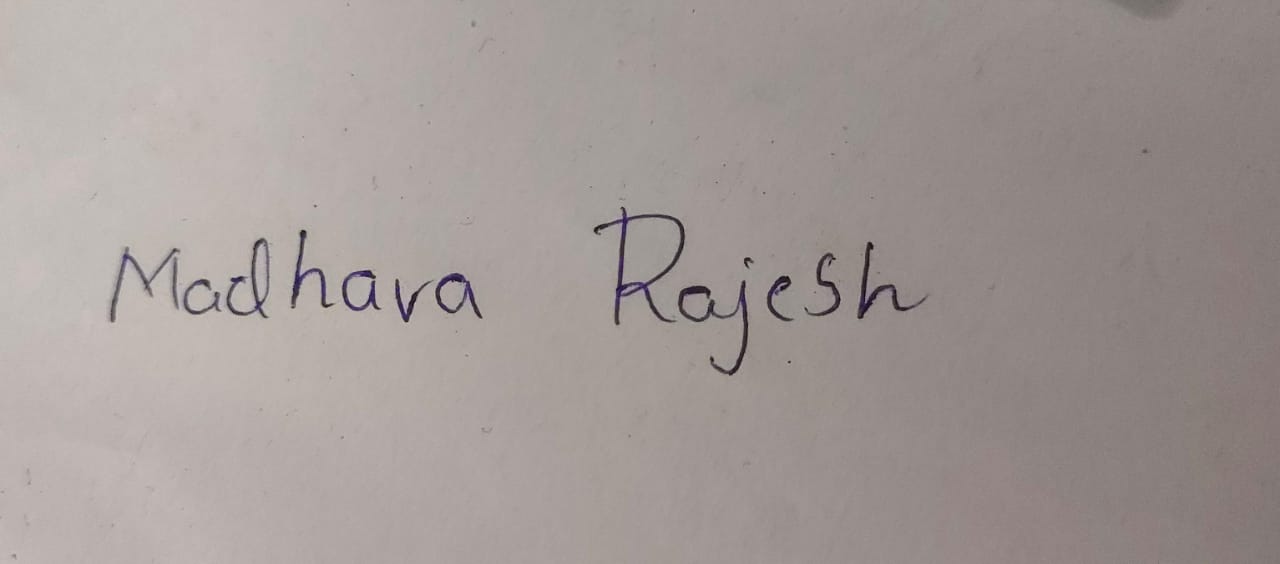
#> input picture Madhava Rajesh Katuri.jpeg, 1280 x 564 px
$ jupyter execute --allow-errors Handwritten_Character_Recognition.ipynb   (shell and % lines are left out)
#> lines starting #> are read from the running program, lines starting #| are printed output that depends on the picture; after the words box and inside, x2 and y2 are one past the last pixel; in counts of white or black regions, pixels touching at a corner belong together
Importing Libraries

[cell 1]
import cv2
from time import sleep
import shutil
import os
import random
try:
 from PIL import Image
except ImportError:
 import Image
from matplotlib import pyplot as plt
import numpy as np
from google.colab.patches import cv2_imshow
import time
import ipyplot
import numpy as np
import pandas as pd
import tensorflow as tf
from tensorflow.python.keras import layers # https://github.com/tensorflow/tensorflow/issues/26813

Input Image

[cell 2]
def threshold__img(img,threshold):
  binary = np.where(img < threshold, 0, 255).astype(np.uint8) # threshold
  return binary

path = input(print("Enter path of image"))
#> the answer given: Madhava Rajesh Katuri.jpeg
img = cv2.imread(path,0)
#> img: shape (564, 1280); min 6, max 200, mean 156.5
img = img.astype(np.uint8)
cv2_imshow(img)
plt.hist(img.ravel(),256,[0,256]); plt.title("Histogram of image"); # change value accordingly
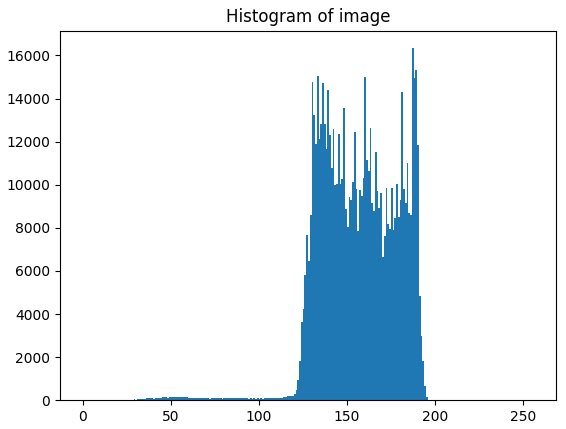
#> figure drawn by matplotlib, 1 panel; tallest bar 16336 high, from x = 187 to 188

Range of Thresholding

[cell 3]
print("Input range for thresholding")
#> (the rest of this cell did not finish here and is left out)

Binary Image

[cell 4]
kernel = np.ones((5,5), np.uint8)


img_erosion = cv2.erode(img, kernel, iterations=1)
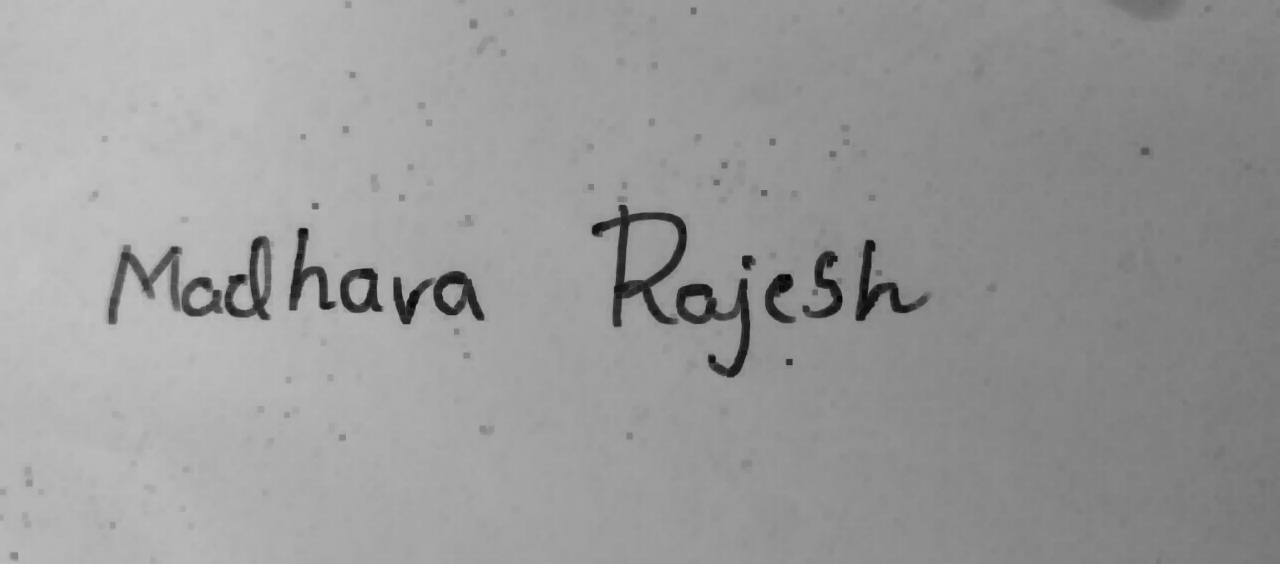
#> img_erosion: shape (564, 1280); min 6, max 194, mean 153.5
img_dilation = cv2.dilate(img, kernel, iterations=1)
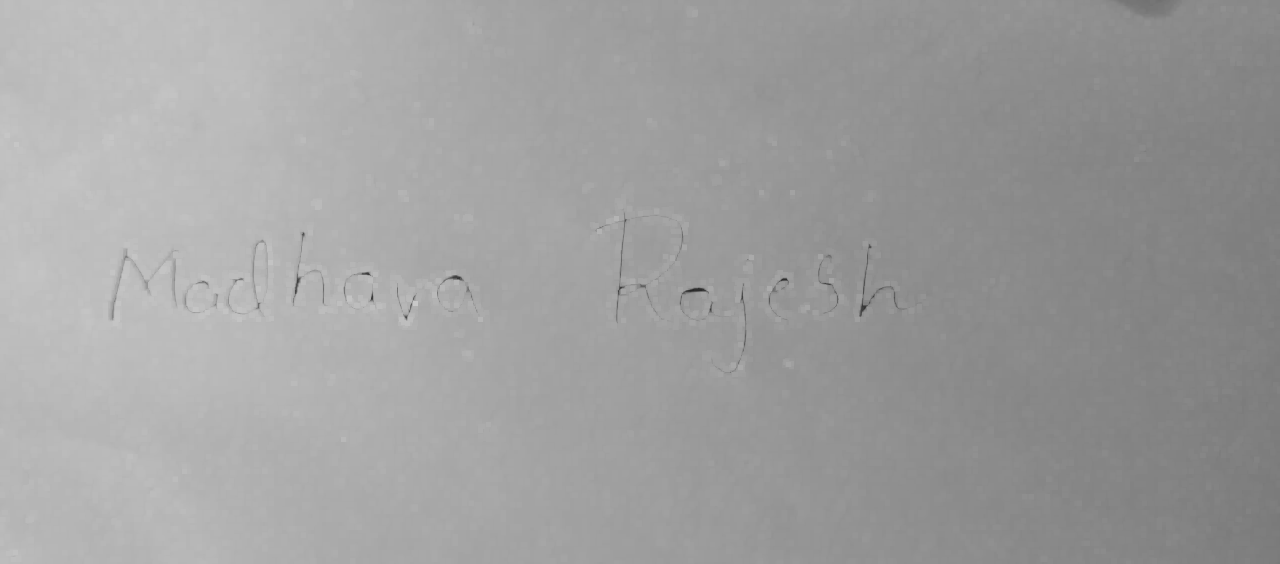
#> img_dilation: shape (564, 1280); min 39, max 200, mean 159.1

# cv2_imshow(img)
# cv2_imshow(img_erosion)
# cv2_imshow(img_dilation)

binary=threshold__img(img_erosion.copy(),int(input(print("Enter Threshold Value"))))
#| Enter Threshold Value
#> the answer given: 100
#> in threshold__img, `binary = np.where(img < threshold, 0, 255).astype(np.uint8)`:
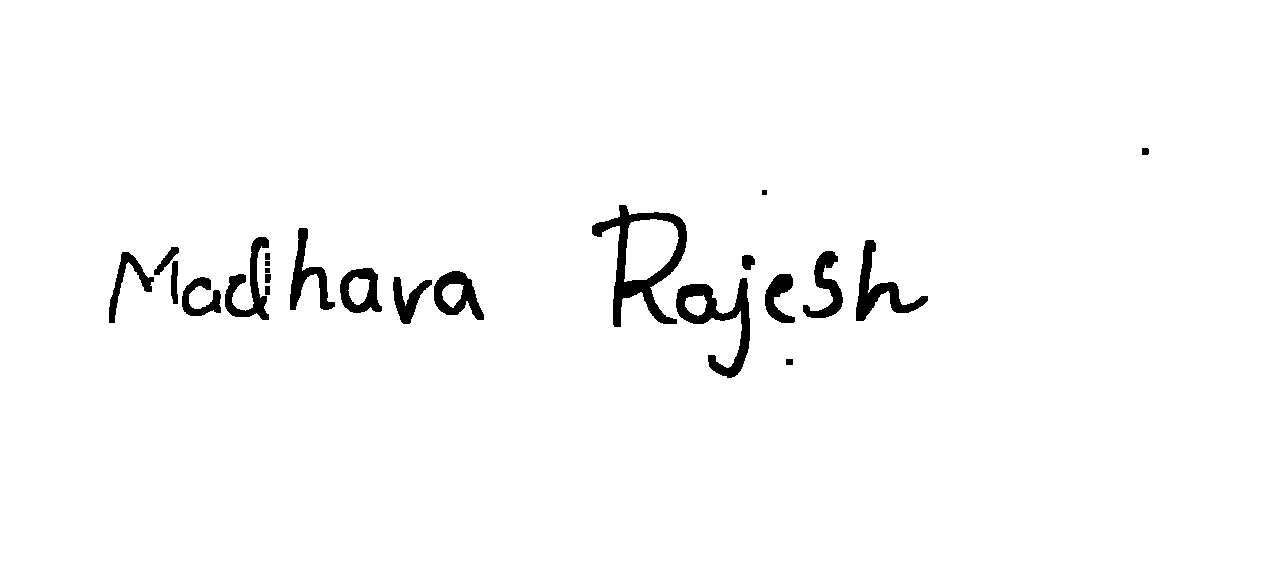
#> binary: shape (564, 1280); 97.6% white; 23 black regions, largest, box (x1, y1, x2, y2) and area: (592, 205, 687, 327) 3186, (676, 278, 750, 378) 2401, (856, 240, 928, 321) 1635
# cv2_imshow(binary)

opening = cv2.morphologyEx(binary.copy(), cv2.MORPH_OPEN, kernel)
#> opening: shape (564, 1280); 97.6% white; 14 black regions, largest, box (x1, y1, x2, y2) and area: (592, 205, 687, 327) 3205, (154, 237, 271, 320) 2909, (676, 278, 750, 378) 2441
closing = cv2.morphologyEx(opening.copy(), cv2.MORPH_CLOSE, kernel)
#> closing: shape (564, 1280); 97.6% white; 16 black regions, largest, box (x1, y1, x2, y2) and area: (592, 205, 687, 327) 3205, (154, 237, 269, 320) 2691, (676, 278, 750, 378) 2441

# cv2_imshow(opening)
# cv2_imshow(closing)

binary=closing.copy()
cv2_imshow(binary)

Using pytesseract for line and word segmentation

[cell 5]
import pytesseract
import shutil
import os
import random
try:
 from PIL import Image
except ImportError:
 import Image
import ipyplot
from pytesseract import Output
import cv2
from pytesseract.pytesseract import Output
from matplotlib import pyplot as plt
import numpy as np
from google.colab.patches import cv2_imshow
import time

img_directory =None # To Undo work
word_flag=line_flag=False#-
line_images = []
word_images = []
level_wise_images = []
line=[]#-
word=[]#-
LEVEL1 = PAGE = 1
LEVEL2 = BLOCK = 2
LEVEL3 = PARAGRAPH =3
LEVEL4 = LINE = 4
LEVEL5 = WORD = 5


def psm_string(value):
  '''
  0    Orientation and script detection (OSD) only.
  1    Automatic page segmentation with OSD.
  2    Automatic page segmentation, but no OSD, or OCR.
  3    Fully automatic page segmentation, but no OSD. (Default)
  4    Assume a single column of text of variable sizes.
  5    Assume a single uniform block of vertically aligned text.
  6    Assume a single uniform block of text.
  7    Treat the image as a single text line.
  8    Treat the image as a single word.
  9    Treat the image as a single word in a circle.
 10    Treat the image as a single character.
 11    Sparse text. Find as much text as possible in no particular order.
 12    Sparse text with OSD.
 13    Raw line. Treat the image as a single text line,
			bypassing hacks that are Tesseract-specific.
  '''
  return str('--psm '+str(value))

# [246 lines left out: functions threshold_img, indices_of_level, cropped_image_to_data, labels_image_to_data, draw_boxes, save_levewise_images_into_direcotry, not called in this run]

def tesseract(path= None,img= None,psm = 3,image_to_boxes=False,threshold =True,level =0,directory=None,resize_dilation =False):
  if (path is None or path =="") and img is None:
    return 0
  try:
    global level_wise_images
    level_wise_images.clear() # clear list

    # preprocessing
    if path:
      original = cv2.imread(path,0)
    elif img is not None:
      original = img.copy()

    if threshold:
      binary = threshold_img(original.copy())
      binary = np.array(binary,dtype=np.uint8)
    else :
      binary = original.copy()
      binary = np.array(binary,dtype=np.uint8)

    # resize # can be removed
    if resize_dilation:
      kernel = np.zeros((3,3),np.uint8)
      dilation = cv2.dilate(255-binary,kernel,iterations = 15)
      binary = cv2.resize(255-dilation, None, fx=2, fy=2, interpolation=cv2.INTER_CUBIC)
      original = cv2.resize(original, None, fx=2, fy=2, interpolation=cv2.INTER_CUBIC)

    # [9 lines of commented-out code are left out]
    original_ =original.copy()
    binary_ = binary.copy()
    # https://stackoverflow.com/questions/20831612/getting-the-bounding-box-of-the-recognized-words-using-python-tesseract#:~:text=Use%20pytesseract.image_to_data()
    if not image_to_boxes:
       # https://stackoverflow.com/questions/44619077/pytesseract-ocr-multiple-config-options#:~:text=tesseract%2D4.0.0a%20supports%20below%20psm.%20If%20you%20want%20to%20have%20single%20character%20recognition%2C%20set%20psm%20%3D%2010
      try:
        d = pytesseract.image_to_data(binary_,output_type=Output.DICT,config=str("-c tessedit_char_whitelist=0123456789ABCDEFGHIJKLMNOPQRSTUVWXYZabcdefghijklmnopqrstuvwxyz "+psm_string(psm)))
      except Exception as e:
        print("Error occureed in 'if not image_to_boxes:' block:",e)
    else:
      d = pytesseract.image_to_boxes(binary_,output_type=Output.DICT,config=str("-c tessedit_char_whitelist=0123456789ABCDEFGHIJKLMNOPQRSTUVWXYZabcdefghijklmnopqrstuvwxyz "+psm_string(psm)))#-
    # print()
    # print("image_to_data dictionary:")
    for j,i in enumerate(d):#-
      if j <(len(d)-1):#-
        # print("\t",i,d[i],len(d[i]))
        pass

    if level ==0:
      for i in range(1,6):
        draw_boxes(original_.copy(),d,level=i)
    else:
      draw_boxes(original.copy(),d,level=level)

    # print()
    labels =labels_image_to_data(d)
    level_indices = indices_of_level(d)
    cropped=cropped_image_to_data(binary.copy(),d,labels,level_indices=level_indices) # Send appropriate image to function
    save_levewise_images_into_direcotry(img =original.copy(),d=d,level_indices=level_indices,cropped=cropped,parent_directory=None,level=level,labels=labels)#-
    # ipyplot.plot_images(cropped,labels=labels1,max_images=80,force_b64=True,img_width=200)

    return original,binary,original_,binary_,labels,cropped,d
  except:
    return 0

Page to lines

[cell 6]
# for line images

def pages_to_lines(img):
  global level_wise_images,line_images
  line_images.clear()
  line_flag=True #-
  word_flag=False #-
  tesseract(img=img,threshold=False,psm =12,level=LINE)
  line_images = level_wise_images.copy()
  level_wise_images.clear()

Line to words

[cell 7]
# for word images
def line_to_words(img):
  global level_wise_images,line_images,word_images
  line_flag =False#-
  word_images.clear()
  word_flag=True #-
  for i in line_images: # lines
    level_wise_images.clear()
    tesseract(img=img,psm =7,threshold =False,level=WORD)
    word_images.append(level_wise_images.copy())
  level_wise_images.clear()

Words to Character function

[cell 8]
from skimage.filters import threshold_otsu

# [83 lines left out: function word_to_characeters, not called in this run]

Character Image Pre-processing

[cell 9]
# [81 lines left out: functions vertical_projection_plt, crop_image_remove_white, overlay_image_centre, character_preprocessing, not called in this run]

Download pre-trained models

[cell 10]
# https://stackoverflow.com/questions/65099766/is-there-a-way-to-download-data-from-a-public-link-to-google-colab

Predict Output from model

[cell 11]
new_model = None
choice = None
def model_choice(model=1):
  global new_model,choice,binary_model
  choice=model
  if model == 1:
    if binary_model:
      new_model = tf.keras.models.load_model('/content/EMNIST 47 classes Augmented binary loss 0.4645 - accuracy 0.8708.h5')
    else:
      new_model = tf.keras.models.load_model('/content/emnist bymerge.h5')
  elif model == 2:
    new_model = tf.keras.models.load_model('/content/capital_letters.h5')
  elif model == 3:
    if binary_model:
      new_model = tf.keras.models.load_model('/content/mnist binary loss 0.0843 - accuracy 0.9745.h5')
    else:
      new_model = tf.keras.models.load_model('/content/Copy of model 0.9826 mnist.h5')
  elif model == 4:
    # new_model = tf.keras.models.load_model('/content/EMNIST letters small capital Augmented binary loss 0.3429 - accuracy 0.9061.h5')
    new_model = tf.keras.models.load_model('/content/letters small capital bymerge binary loss 0.4683 - accuracy 0.8583.h5')


# [17 lines left out: function predict, not called in this run]

HCR project output

[cell 12]
character_images = []
def segmentation(binary):
  global character_images
  character_images.clear()
  temp = []
  pages_to_lines(binary.copy())
  line_to_words(binary.copy())
  for n,i in enumerate(word_images):
    # word_preprocessing(i)
    temp.clear()
    for m,j in enumerate(i):
      # print("Line",n,"Word",m)

      characters = word_to_characeters(j.copy())
      # cv2_imshow(j)
      temp.append(characters)
    character_images.append(temp.copy())
out = """Select Model:

1. Alphanumeric Merged #Default
2. Capital Letters
3. Digits
4. Letters
5. Digits+Capital Letters
6. Small Letters"""
binary_model=bool(input(print("Binary Model 1/0")))

model_choice(model=int(input(print(out))))
#> the answer given: 1
#> (the call stopped at in model_choice, `new_model = tf.keras.models.load_model('/content/emnist bymerge.h5')`: tensorflow is not available in this run)
cv2_imshow(cv2.resize(img, None, fx=0.2, fy=0.2, interpolation=cv2.INTER_CUBIC))
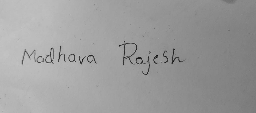
#> shown: shape (113, 256); min 6, max 196, mean 156.5
cv2_imshow(cv2.resize(binary, None, fx=0.2, fy=0.2, interpolation=cv2.INTER_CUBIC))
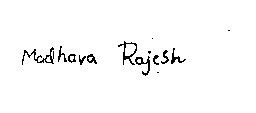
#> shown: shape (113, 256); 97.6% white; black in thin lines or dots, all inside (x1, y1, x2, y2) = (22, 30, 230, 76)

segmentation(binary.copy())
#> (the call stopped at in tesseract, `d = pytesseract.image_to_data(binary_,output_type=Output.DICT,config=s..`: pytesseract is not available in this run)
output=""
print("Predicted Output:",end=" ")
for n,i in enumerate(character_images):
  for m,j in enumerate(i):
    for l,k in enumerate(j):
      i = k.copy()
      try:
        output+=predict(i)
      except :
        pass
      finally:
        pass
    print(end=" ")
    output+=" "
  print()
  output+="\n"

print("Output small letters:",output.lower())
